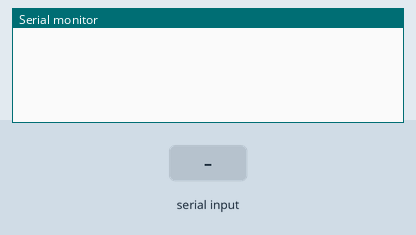
Recording of a sketch running on a simulated Arduino Uno, built with avr-gcc and run on an emulated ATmega328P. On the bench: the last lines printed to the serial monitor. Inputs (shaded band) come from the test bench.

Above: at 1.2 s.
1.3 s: "x 20\n" received over Serial
At 1.6 s:
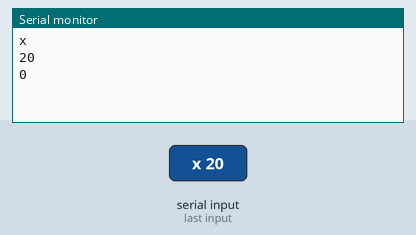
2.8 s: "y90\n" received over Serial
At 3.9 s:
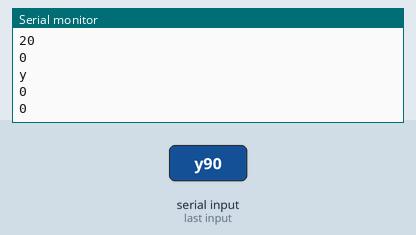
4.3 s: "z90\n" received over Serial
At 5.0 s:
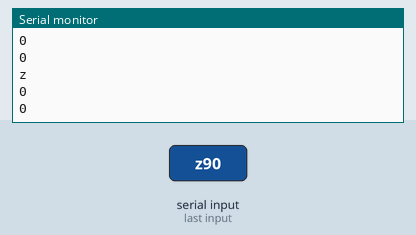

The sketch:

dolly.ino
```cpp
String inputString = "";         // a string to hold incoming data
String inCharS = "";
String inCharD = "";
String inCharB = "Hello";
char i;
char b;
boolean k = true;
boolean j = true;
boolean dec = false;
boolean stringComplete = false;  // whether the string is complete

void setup() {
  // initialize serial:
  Serial.begin(9600);
  // reserve 200 bytes for the inputString:
  inputString.reserve(200);
  inCharS.reserve(200);
}


/*
  SerialEvent occurs whenever a new data comes in the
 hardware serial RX.  This routine is run between each
 time loop() runs, so using delay inside loop can delay
 response.  Multiple bytes of data may be available.
 */
void serialEvent() {
  while (Serial.available()) {
    // get the new byte:
    char inChar = (char)Serial.read();
    // add it to the inputString:
    inputString += inChar;
    // if the incoming character is a newline, set a flag
    // so the main loop can do something about it:
    if (inChar == '\n') {
      stringComplete = true;
    }
  }
}

void move(char m, int mm, int mantissa)
{
   Serial.println(m);
      Serial.println('\n');
      Serial.println(mm);
      Serial.println('\n');
         Serial.println(mantissa);
               Serial.println('\n');

}


//  retreiveD looks at incoming string extracts distance in mm's and the mantissa in a seperate variable up to 2 dec place
//  sends distances and motor label to the move function
void retrieveD(char m, String inputString)
{
              char motor = m;
              char i = 0;
              char b = 0;
              boolean k = true;
              boolean dec = false;
              while (k) {
                  char inChar = inputString[i+2];
                  if (inChar == '.') {  //if we hit a decimal place put the mantissa in a seperate var
                      inCharS[i] = '\0'; //terminate first buffer
                      dec = true;  //indicate this number has a decimal place
                      for (b=0; b <=1; b++) {  //don't store more than 2 decimal places
                          i++;
                          inChar = inputString[i+2];
                              if (inChar == '\n'){
                                  inCharD[b] = '\0';
                                  k = false;
                              }
                          inCharD  += inChar;
                      }
                   }
                   if (inChar == '\n') {
                       inCharS[i] = '\0';
                       k = false;
                   }

              if (dec == false) {
                  inCharS += inChar; //have to use inChar beacuse inCharS[i] = inputString[i+2]; doesn't work

              }
              i++;
              }

              int mm = (int)inCharS.toInt();

              if (dec) {
                  int mantissa = (int)inCharD.toInt();
                  move(motor, mm, mantissa);
                  inputString = "";
                  inCharD = "";
                  inCharS = "";

              }
              else  {
                  int mantissa = 0;
                  move(motor, mm, mantissa);
                  inputString = "";
                  inCharS = "";
              }


}

void loop() {
    if (stringComplete) {
      switch (inputString[0]) {

        case 'x':{                           //
          char x = 'x';                      //
          retrieveD(x,  inputString);        //
          break;                             //
        }                                    //
        case 'y':{                           //
          char y = 'y';                      //  if (lowercase only) x y or z is recieved, retrieveD() will extract the numbers following a space after the letter.
          retrieveD(y,  inputString);        //  template message: "x 20" (x, y or z followed by a space followed by distance in mm's)
          break;                             //   0.01 mm = smallest increment. 3 decimal input will be truncated to 2 decimal places ( not rounded ).
        }                                    //  x 20 does not mean 'travel forward 20 mm's' (relative positioning)
        case 'z':{                           //  it means 'travel to the 20th mm (absoloute positioning)
          char z = 'z';                      //
          retrieveD(z,  inputString);        //
          break;                             //
        }                                    //


        case 'h':
          break;
        case 'a':
          break;
        case 't':
          break;
        case 'k':
          break;
        case '1':
          break;
        case '2':
          break;
        case '3':
          break;
        case '4':
          break;
        case '5':
          break;
        case '6':
          break;
        case '7':
          break;
      }

    // clear the string:
    inputString = "";
    stringComplete = false;
  }
}
```

Measured:
- after the input at 1.3 s, the serial monitor: prints a new line at once (image 1)
- after the input at 2.8 s, the serial monitor: prints a new line at once (image 2)
- after the input at 4.3 s, the serial monitor: prints a new line at once (image 3)
